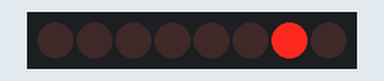
A sketch run on a simulated Arduino Mega 2560, built with avr-gcc and run on an emulated ATmega2560. Parts: 8 shift-register outputs drawn as a row of LEDs (first output left, lit = HIGH). Wiring (inferred from the names in the program): shift register (74HC595): data pin 2; shift clock pin 5; latch pin 4. Wiring (inferred from the signals the program sends): row of LEDs: on Q0, Q1, Q2, Q3, Q4, Q5, Q6, Q7.

Above: at 0.05 s.
At 0.35 s:
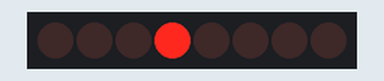
At 0.75 s:
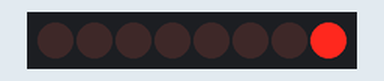
At 1.45 s:
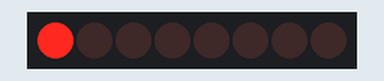
At 2.15 s:
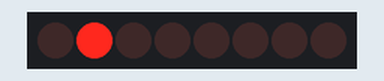
At 2.85 s:
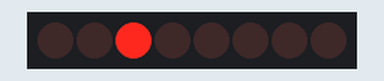
Timing chart, 0 to 3.1 s (numbered marks = the images above):
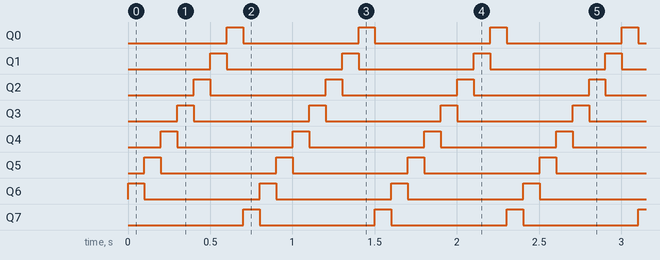

The sketch:

Lesson6_MEGA.ino
```cpp
//variables
int latchPin = 4;
int clockPin = 5;
int dataPin = 2;
int currentLed = 0;
byte leds = 0;


void setup() {
  // put your setup code here, to run once:
  pinMode(latchPin, OUTPUT);
  pinMode(clockPin, OUTPUT);
  pinMode(dataPin, OUTPUT);
  leds = 0;
}

void loop() {
  // put your main code here, to run repeatedly:
  leds = 0;

  //changes to each LED
  if(currentLed>=7)
  {
    currentLed = 0;
  }
  else
  {
    currentLed++;
  }

  bitSet(leds, currentLed);
  digitalWrite(latchPin, LOW);
  shiftOut(dataPin, clockPin, LSBFIRST, leds);
  digitalWrite(latchPin, HIGH);
  delay(100);

}
```

Measured:
- by itself, Q0–7: alternates HIGH for 0.10 s and LOW for 0.70 s
- by itself, everything shown: repeats every 0.80 s, in 8 steps
